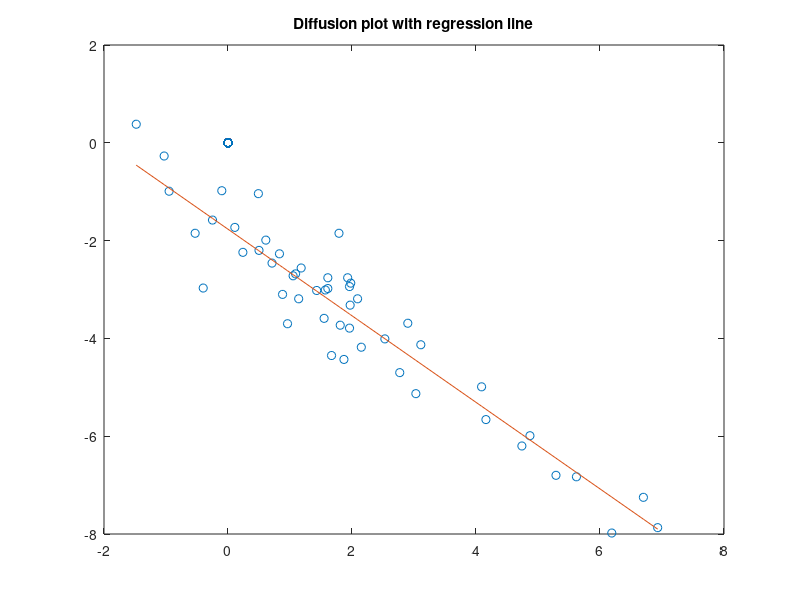

Recreate this plot in MATLAB.
% KR2
% Data matrix
M = [
    -2.68  1.09; -7.25  6.70; -3.19  1.14; -1.04  0.49; -2.76  1.93;
    -2.97 -0.40; -3.69  2.90; -0.99 -0.95; -1.99  0.61; -3.02  1.43;
    -2.46  0.71; -4.43  1.87; -3.70  0.96; -7.98  6.19; -3.59  1.55;
    -6.80  5.29; -5.13  3.03; -4.01  2.53; -7.87  6.93; -1.73  0.11;
    -0.98 -0.10; -3.32  1.97; -4.70  2.77; -1.85 -0.53; -2.87  1.98;
     0.38 -1.48; -3.79  1.96; -2.27  0.83; -5.66  4.16; -4.13  3.11;
    -1.85  1.79; -4.18  2.15; -2.76  1.61; -0.27 -1.03; -5.99  4.87;
    -2.94  1.96; -2.20  0.50; -2.56  1.18; -2.72  1.05; -3.01  1.57;
    -6.83  5.62; -3.10  0.88; -2.24  0.24; -4.99  4.09; -6.20  4.74;
    -4.35  1.67; -3.73  1.81; -3.19  2.09; -1.58 -0.25; -2.98  1.61;
    ];

[xsteps,ysteps] = size(M);
%% Task 6
% Mathematical expectations:
m_x = zeros(1,ysteps);
for i = 1:xsteps
    for j = 1:ysteps
        m_x(j) = m_x(j) + M(i,j);
    end
end
for j = 1:ysteps
    m_x(j) = m_x(j)/xsteps;
end

% Dispersion
D_x = zeros(1,ysteps);
for i = 1:xsteps
    for j = 1:ysteps
        D_x(j) = D_x(j) + (M(i,j)-m_x(j)).^2;
    end
end
for j = 1:ysteps
    D_x(j) = (1/(xsteps-1))*D_x(j);
end

% Matrix element calculation
sig_x = zeros(1,ysteps);
% sigma calc
for j = 1:ysteps
    sig_x(j) = abs(sqrt(D_x(j)));
end

U = zeros(xsteps, ysteps);
%statistics matrix
for i = 1:xsteps
   for j = 1:ysteps
      U(i,j) = (M(i,j) - m_x(j)) / sig_x(j);
   end
end

% correlation coefficient
r = 0;
for i = 1:xsteps
       r = r + U(i,1)*U(i,2);
end
r = r/xsteps;

fprintf('r = %2.4f\n', r);
if r == 0
    fprintf('no dependency');
elseif r == 1
    fprintf('func dependency');
elseif r == -1
    fprintf('inverted func dependency');
elseif -1 < r && r < 1
    fprintf('non linear dependency');
else
    fprintf('Something is wrong r must be in bounds -1,1. ');
end

% checking correlation coefficient
t = abs(r) * (sqrt(xsteps-2)/sqrt(1-r.^2));
% 0.05 => t = 2.678,
fprintf("\nT = %2.4f\n",t);

%Task 7 regression analysis;
y = zeros(1,xsteps);        % LR prediction
epsil = zeros(1,xsteps);    % LR error
a0 = m_x(1) - r*m_x(2)*(sig_x(1)/sig_x(2));
a1 = r*(sig_x(1)/sig_x(2));
for i = 1:xsteps
    y(i) = a0 + a1*M(i,2);
    epsil(i) = y(i) - M(i);
end
% residual dispersion
disp = 1 - r.^2;
% diffusion plot
X = zeros(xsteps); X0 = zeros(xsteps);
for i = 1:xsteps
   X(i) = M(i,2);
   X0(i) = M(i,1);
end
plot(X,X0,'o');
title('Diffusion plot with regression line');
hold on;
% regression line
X = sort(X);
Y = zeros(xsteps);
for i = 1:xsteps
   Y(i) = a0+a1*X(i);
end
plot(X,Y);